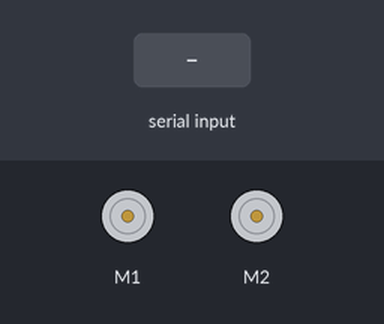
Bench run of a sketch on a simulated Arduino Uno, built with avr-gcc and run on an emulated ATmega328P. Parts: 2 × DC motor (green arrow = forward, orange = backward, longer = faster). The inputs (shaded band) are chosen by the test bench. What the sketch prints to the serial monitor is not drawn.

Above: at 1.2 s.
1.3 s: "1" received over Serial
At 2.5 s:
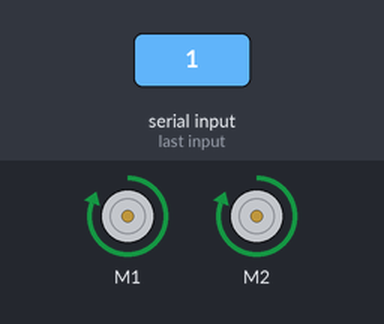
2.8 s: "0" received over Serial
At 3.7 s:
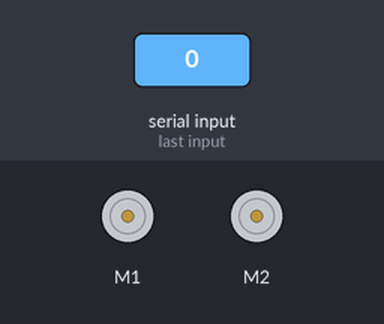
Timing chart, 0 to 5.8 s (numbered marks = the images above; inputs shaded):
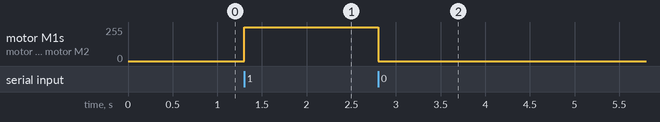

Measured:
- after the input at 1.3 s, motor M1, motor M2: stopped → forward 255/255 at once
- after the input at 2.8 s, motor M1, motor M2: forward 255/255 → stopped at once

The sketch:

motorDriver.ino
```cpp
#include<AFMotor.h>
char serialdata;

AF_DCMotor leftMotor(1);
AF_DCMotor rightMotor(2);

void setup() {
  Serial.begin(9600);
  leftMotor.setSpeed(255);
  rightMotor.setSpeed(255);
}

void loop() {
  while(Serial.available()>0)
  serialdata = Serial.read();
  Serial.print(serialdata);

  if(serialdata == '1'){
    leftMotor.run(FORWARD);
    rightMotor.run(FORWARD);
    }

  else if(serialdata=='0'){
    leftMotor.run(RELEASE);
    rightMotor.run(RELEASE);
    }
}
```
